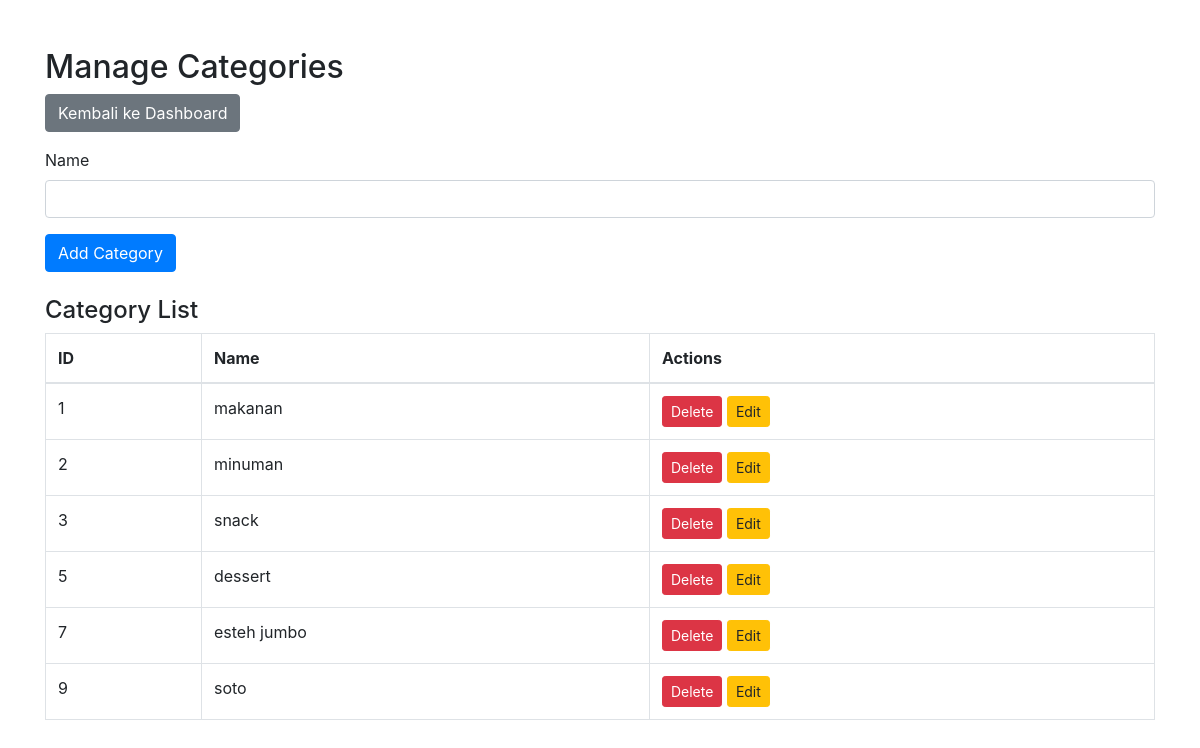
/categories.php, run on the app's committed database.
### tables this page shows
CREATE TABLE `categories` (
  `id` int(11) NOT NULL,
  `name` varchar(100) NOT NULL
);

### categories.php (the view, shortened to what this page needs)
<?php
include 'config.php';
$categories = mysqli_query($conn, "SELECT * FROM categories");
?>
<!DOCTYPE html>
<html lang="en">
<head>
    <link rel="stylesheet" href="https://stackpath.bootstrapcdn.com/bootstrap/4.5.2/css/bootstrap.min.css">
</head>
<body>
<div class="container mt-5">
    <h2>Manage Categories</h2>
    <a href="dashboard.php" class="btn btn-secondary mb-3">Kembali ke Dashboard</a>
    <form method="POST" class="mb-4">
        <div class="form-group">
            <label>Name</label>
            <input type="text" name="name" class="form-control" required>
        </div>
        <button type="submit" name="add_category" class="btn btn-primary">Add Category</button>
    </form>
    <h4>Category List</h4>
    <table class="table table-bordered">
        <thead>
            <tr>
                <th>ID</th>
                <th>Name</th>
                <th>Actions</th>
            </tr>
        </thead>
        <tbody>
            <?php while ($category = mysqli_fetch_assoc($categories)) { ?>
                <tr>
                    <td><?= $category['id']; ?></td>
                    <td><?= $category['name']; ?></td>
                    <td>
                        <a href="categories.php?delete=<?= $category['id']; ?>" class="btn btn-danger btn-sm" onclick="return confirm('Apakah Anda yakin ingin menghapus kategori ini?')">Delete</a>
                        <button class="btn btn-warning btn-sm" data-toggle="modal" data-target="#updateModal<?= $category['id']; ?>">Edit</button>
                    </td>
                </tr>
            <?php } ?>
        </tbody>
    </table>
</div>
</body>
</html>

### data on the page
categories: id "1", name "makanan"
categories: id "2", name "minuman"
categories: id "3", name "snack"
categories: id "5", name "dessert"
categories: id "7", name "esteh jumbo"
categories: id "9", name "soto"
